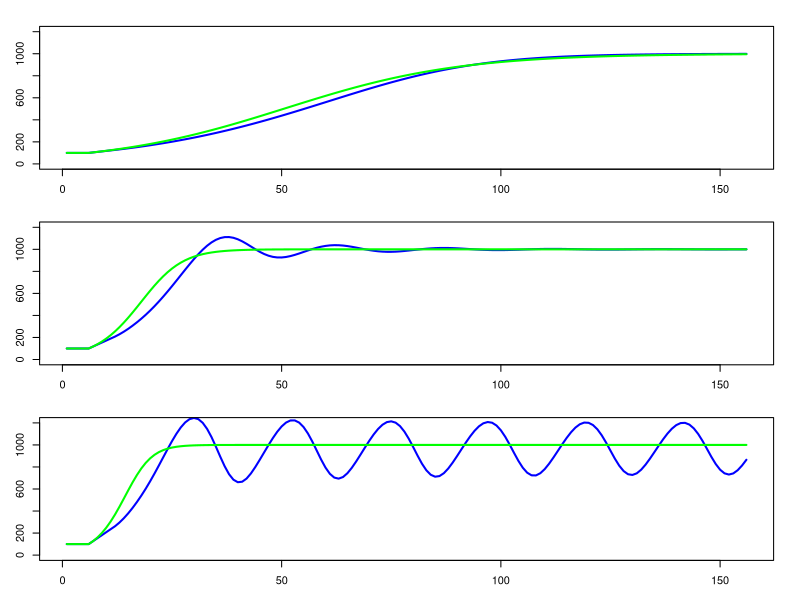

Generate this figure with R:
###########################################################################
#Exploration of different types of delay-difference models
#using the manipulate() function to explore the options.
#Written by Trevor A. Branch tbranch@uw.edu
#Starting 21 May 2013
###########################################################################

######Delay-logistic  does not seem to work as promised####################
#r=rate of increase, K=carrying capacity, S=survival, 
#L=lag from birth to recruitment
#scenario: equilibrium at N0 (perhaps from harvest) from year 1 to year L
#then no harvest and allowed to return to K. 
#Note 1: S=1 unless there is additional mortality (e.g. fishing)
#Note 2: when r*L > 1 there will be a limit cycle, even with smaller 
#        r there will be damped oscillations
delay.logistic <- function(N0, r, K, S, L, nyears) {
   N <- vector(length=nyears+L+1)
   N[1:(L+1)] <- N0   #first L years it is stable at N0
   
   for (i in (L+1):(nyears+L)) {
      N[i+1] <- S*N[i] + r*N[i-L]*(1-N[i-L]/K)
   }
   plot(x=1:(nyears+L+1), y=N, type="l",lwd=2,col="blue", ylim=c(0,1.2*K))   
   
   #compare with regular logistic
   N <- vector(length=nyears+L+1)
   N[1:(L+1)] <- N0   #first L years it is stable at N0
   
   for (i in (L+1):(nyears+L)) {
      N[i+1] <- N[i] + r*N[i]*(1-N[i]/K)
   }
   lines(x=1:(nyears+L+1), y=N, lwd=2,col="green")   
}
par(mfrow=c(3,1), mar=c(2,2,2,2), oma=c(1,1,0,0))
delay.logistic(N0=100, r=0.05, K=1000, S=1, L=5, nyears=150)
delay.logistic(N0=100, r=0.2, K=1000, S=1, L=5, nyears=150)
delay.logistic(N0=100, r=0.3, K=1000, S=1, L=5, nyears=150)



###############Deriso-Schnute delay-difference model##########################
#s = total survival, S = natural survival, C = catches, rho = growth coefficient,
#WL = weight at age L, WLm1 = weight at age L-1, 
#Rt = recruitment in year t, Rtplus1 = recruitment in time t+1
#R0 = unfished equilibrium recruitment
#B0 = function of R0 and the other parameters
##############################################################################
Deriso.Schnute <- function() {
   #For those interested: how would you implement the Deriso-Schnute delay-difference? 
   
}